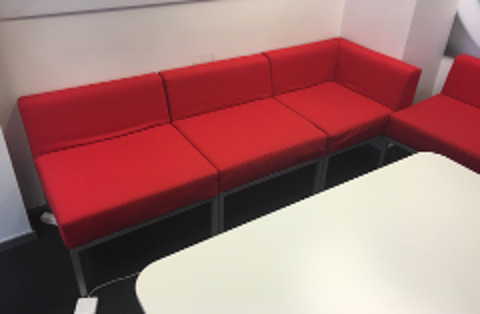
#> input picture image_duplication_detector/data/duplicate_ads/17_828296168.jpg, 480 x 314 px
$ jupyter execute non_dl.ipynb   (shell and % lines are left out)
#> lines starting #> are read from the running program, lines starting #| are printed output that depends on the picture
[cell 1]
import cv2
import matplotlib.pyplot as plt
import os
import pandas as pd
#reading image
img1 = cv2.imread('data/duplicate_ads/17_828296168.jpg')
#> img1 is the input picture: shape (314, 480, 3); mean B, G, R 112.9, 114.7, 163.1
#gray1 = cv2.cvtColor(img1, cv2.COLOR_BGR2GRAY)
gray1 = img1
#keypoints
sift = cv2.xfeatures2d.SIFT_create()
keypoints_1, descriptors_1 = sift.detectAndCompute(img1,None)
#> keypoints_1 = 212 keypoints; strongest (x, y, size): (339, 123, 102.6), (410, 154, 2.4), (409, 157, 2.1), (302, 198, 2)
img_1 = cv2.drawKeypoints(gray1,keypoints_1,img1)
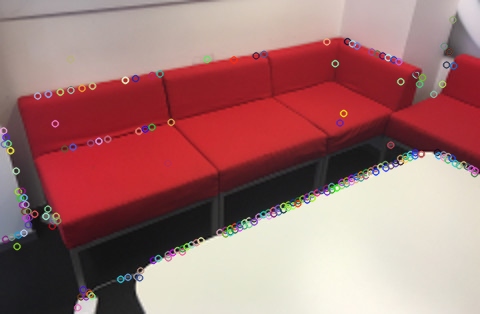
#> img_1: shape (314, 480, 3); mean B, G, R 113.9, 115.4, 162.9
plt.imshow(img_1)

[cell 2]
import cv2
import matplotlib.pyplot as plt

# read images
img1 = cv2.imread('data/duplicate_ads/17_828296168.jpg')
img2 = cv2.imread('data/duplicate_ads/91_410753649.jpg')
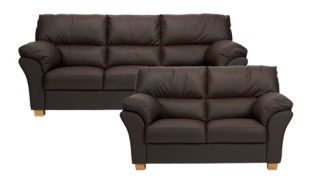
#> input picture image_duplication_detector/data/duplicate_ads/91_410753649.jpg, 312 x 177 px
#> img2 is the input picture: shape (177, 312, 3); mean B, G, R 140, 142.1, 147.8

#img1 = cv2.cvtColor(img1, cv2.COLOR_BGR2GRAY)
#img2 = cv2.cvtColor(img2, cv2.COLOR_BGR2GRAY)

figure, ax = plt.subplots(1, 2, figsize=(16, 8))

ax[0].imshow(img1, cmap='gray')
ax[1].imshow(img2, cmap='gray')
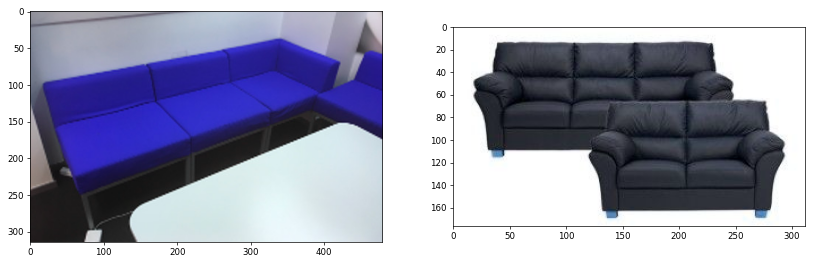
#> figure drawn by matplotlib, 2 panels; B, G, R data is drawn as R, G, B

[cell 3]
import cv2
import matplotlib.pyplot as plt

# SIFT approach
# The scale-invariant feature transform (SIFT) is a computer vision algorithm to detect, describe, and match local features in images
sift = cv2.xfeatures2d.SIFT_create()

keypoints_1, descriptors_1 = sift.detectAndCompute(img1,None)
keypoints_2, descriptors_2 = sift.detectAndCompute(img2,None)
#> keypoints_2 = 140 keypoints; strongest (x, y, size): (26, 56, 13.5), (27, 57, 14.4), (140, 157, 13.9), (44, 22, 11)

len(keypoints_1), len(keypoints_2)
#> Out = (212, 140)

[cell 4]
import cv2
import matplotlib.pyplot as plt

#feature matching
bf = cv2.BFMatcher(cv2.NORM_L1, crossCheck=True)

matches = bf.match(descriptors_1,descriptors_2)
#> matches = 15 matches
matches = sorted(matches, key = lambda x:x.distance)

img3 = cv2.drawMatches(img1, keypoints_1, img2, keypoints_2, matches[:50], img2, flags=2)
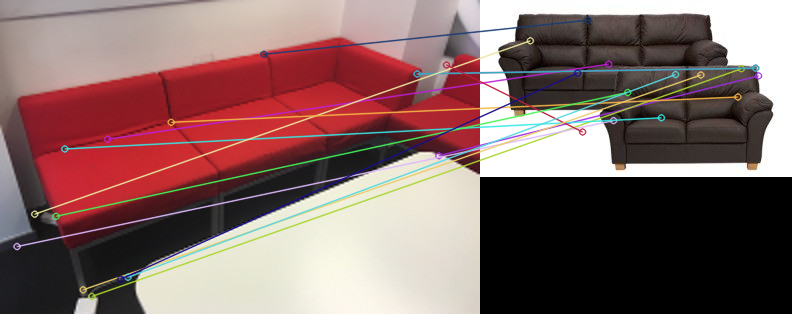
#> img3: shape (314, 792, 3); mean B, G, R 101.4, 103.3, 131.4
plt.imshow(img3),plt.show()

[cell 5]
len(matches)
#> Out = 15
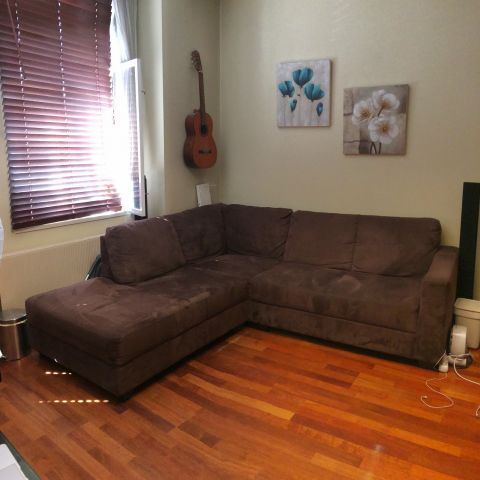
#> input picture image_duplication_detector/data/duplicate_ads/01_1756617686.jpg, 480 x 480 px
#> further down, img1 is the input picture: shape (480, 480, 3); mean B, G, R 78.1, 95.7, 126.9

#### Applying the logic to entire dataset

[cell 6]
def test_images(img1, img2):
    sift = cv2.xfeatures2d.SIFT_create()
    keypoints_1, descriptors_1 = sift.detectAndCompute(img1,None)
#> keypoints_1 = 466 keypoints; strongest (x, y, size): (55, 373, 1.8), (80, 401, 2.3), (89, 401, 2.3), (103, 150, 83.3)
    keypoints_2, descriptors_2 = sift.detectAndCompute(img2,None)
#> keypoints_2 has the same summary as keypoints_1
    len(keypoints_1), len(keypoints_2)

    #feature matching
    bf = cv2.BFMatcher(cv2.NORM_L1, crossCheck=True)
    matches = bf.match(descriptors_1,descriptors_2)
#> matches = 466 matches
    matches = sorted(matches, key = lambda x:x.distance)
    di = { 'image_1_keypoints':len(keypoints_1),'image_2_keypoints':len(keypoints_2), 'matches':len(matches)}
#> di = {'image_1_keypoints': 466, 'image_2_keypoints': 466, 'matches': 466}
    return di

[cell 7]
#Testing on entire duplicated dataset
directory_dup = 'data/duplicate_ads'

# variable name is different but same directory,
# we are running like this becuase there seems to be lot of duplicates and it would be good way to test our logic
directory_non_dup = 'data/duplicate_ads'

# The list to store the distance between reference image and the augmented images
li = []

# Iterating over the duplicated dataset
for f in os.listdir(directory_dup):
    path1 = os.path.join(directory_non_dup, f)
    img1 = cv2.imread(path1)

    for filename in os.listdir(directory_non_dup):
        path2 = os.path.join(directory_non_dup, filename)
        img2 = cv2.imread(path2)
        if f.endswith(".jpg") & filename.endswith(".jpg"): # bypassing the .DAT file in Mac systems
            res = test_images(img1,img2)
#> res has the same summary as di in test_images
            res['image_1'] = f
            res['image_2'] = filename
            li.append(res)
